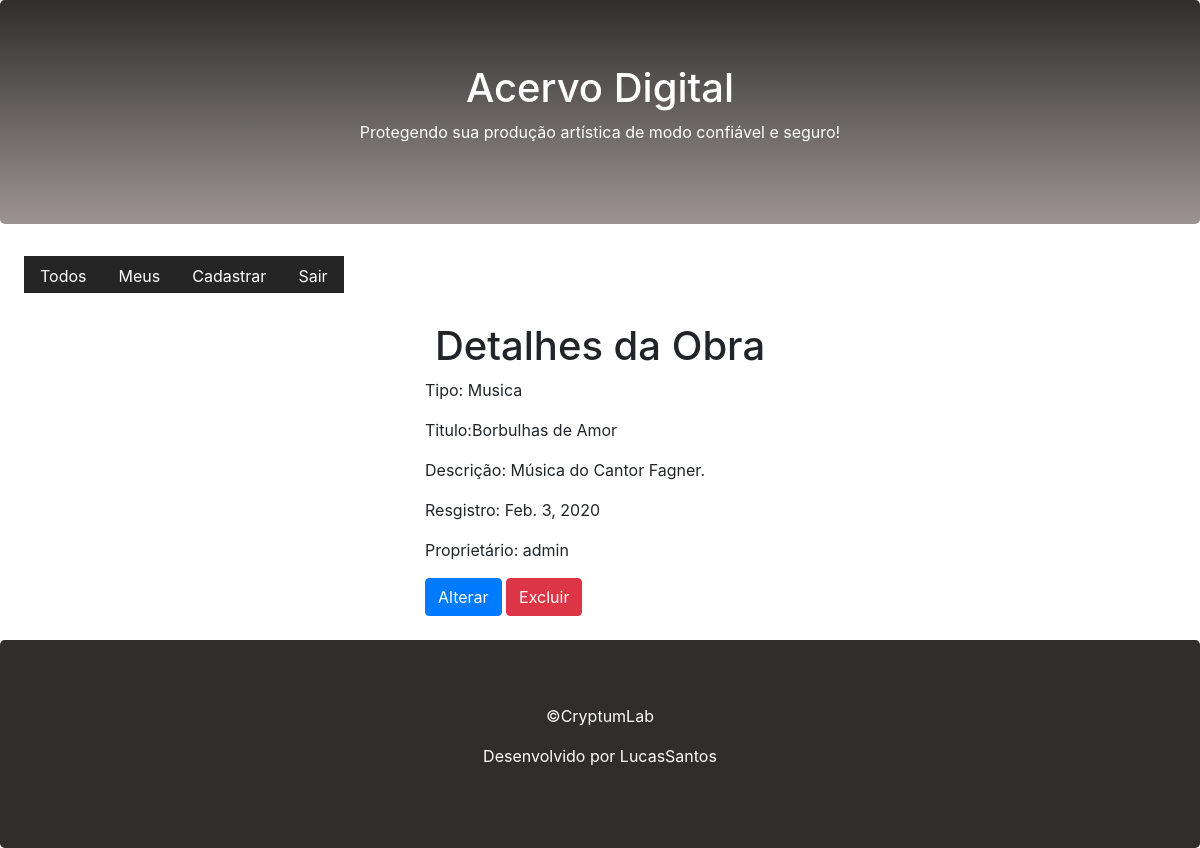
Screenshot of /obra/detail/1/ (signed in) with the database file from the repository.
### proj/models.py (models this page shows, shortened)
class Acervo(models.Model):
    tipoObra = models.CharField(max_length=11)
    tituloObra = models.CharField(max_length=20)
    description = models.TextField()
    begin_date = models.DateField(auto_now_add=True)
    active = models.BooleanField(default=True)
    user = models.ForeignKey(User, on_delete=models.CASCADE)
    class Meta:
        db_table = 'acervo'

### proj/views.py (the view)
# urls.py: path('obra/detail/<id>/',views.obra_detail),
def obra_detail(request, id):
    acervo = Acervo.objects.get(active=True, id=id)
    return render(request,'obra.html',{'acervo' :acervo})

### templates/obra.html (shortened to what this page needs)
{% extends "model-page.html" %}
{% block content %}
<h1 class="text-center">Detalhes da Obra</h1>
<div class="container mp-4 mb-4">
        <div class="row">
            <div class="col-sm-4">
            </div>
            <div class="col-sm-8">
                <p>Tipo: {{acervo.tipoObra}}</p>
                <p>Titulo:{{acervo.tituloObra}}</p>
                <p>Descrição: {{acervo.description}}</p>
                <p>Resgistro: {{acervo.begin_date}}</p>
                <p>Proprietário: {{acervo.user}}</p>
                {% if request.user == acervo.user %}
                    <a href="/obra/register/?id={{acervo.id}}">
                    <button type="button" class="btn btn-primary">Alterar</button>
                    </a>
                    <button type="button" class="btn btn-danger" data-toggle="modal" data-target="#modal_confirm">
                        Excluir
                      </button>
                {% endif %}
            </div>
        </div>
    </div>
{% endblock %}

### rows the page displays
Acervo: tipoObra "Musica", tituloObra "Borbulhas de Amor", description "Música do Cantor Fagner.", begin_date "Feb. 3, 2020", user "admin"
